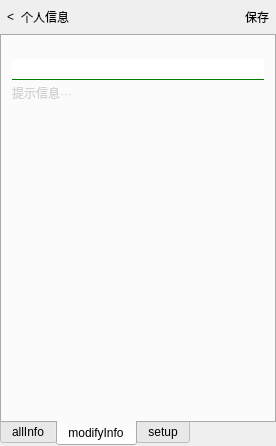
<?xml version="1.0" encoding="UTF-8"?>
<ui version="4.0">
 <class>DetailedInfoPage</class>
 <widget class="QWidget" name="DetailedInfoPage">
  <property name="geometry">
   <rect>
    <x>0</x>
    <y>0</y>
    <width>276</width>
    <height>446</height>
   </rect>
  </property>
  <property name="windowTitle">
   <string>Form</string>
  </property>
  <layout class="QVBoxLayout" name="verticalLayout" stretch="1,12">
   <property name="spacing">
    <number>0</number>
   </property>
   <property name="leftMargin">
    <number>0</number>
   </property>
   <property name="topMargin">
    <number>0</number>
   </property>
   <property name="rightMargin">
    <number>0</number>
   </property>
   <property name="bottomMargin">
    <number>0</number>
   </property>
   <item>
    <widget class="QWidget" name="widget" native="true">
     <layout class="QHBoxLayout" name="horizontalLayout">
      <property name="spacing">
       <number>0</number>
      </property>
      <property name="leftMargin">
       <number>0</number>
      </property>
      <property name="topMargin">
       <number>0</number>
      </property>
      <property name="rightMargin">
       <number>0</number>
      </property>
      <property name="bottomMargin">
       <number>0</number>
      </property>
      <item>
       <widget class="QToolButton" name="btn_cancle">
        <property name="sizePolicy">
         <sizepolicy hsizetype="Preferred" vsizetype="Preferred">
          <horstretch>0</horstretch>
          <verstretch>0</verstretch>
         </sizepolicy>
        </property>
        <property name="text">
         <string>&lt;</string>
        </property>
        <property name="autoRepeat">
         <bool>false</bool>
        </property>
        <property name="autoExclusive">
         <bool>false</bool>
        </property>
        <property name="popupMode">
         <enum>QToolButton::DelayedPopup</enum>
        </property>
        <property name="autoRaise">
         <bool>true</bool>
        </property>
       </widget>
      </item>
      <item>
       <widget class="QLabel" name="lb_tabTitle">
        <property name="text">
         <string>个人信息</string>
        </property>
       </widget>
      </item>
      <item>
       <spacer name="HSpacer">
        <property name="orientation">
         <enum>Qt::Horizontal</enum>
        </property>
        <property name="sizeHint" stdset="0">
         <size>
          <width>40</width>
          <height>20</height>
         </size>
        </property>
       </spacer>
      </item>
      <item>
       <widget class="QToolButton" name="btn_save">
        <property name="sizePolicy">
         <sizepolicy hsizetype="Preferred" vsizetype="Preferred">
          <horstretch>0</horstretch>
          <verstretch>0</verstretch>
         </sizepolicy>
        </property>
        <property name="text">
         <string>保存</string>
        </property>
        <property name="autoRaise">
         <bool>true</bool>
        </property>
       </widget>
      </item>
     </layout>
    </widget>
   </item>
   <item>
    <widget class="QTabWidget" name="tabWidget">
     <property name="tabPosition">
      <enum>QTabWidget::South</enum>
     </property>
     <property name="currentIndex">
      <number>1</number>
     </property>
     <widget class="QWidget" name="tab_allInfo">
      <attribute name="title">
       <string>allInfo</string>
      </attribute>
     </widget>
     <widget class="QWidget" name="tab_modifyInfo">
      <attribute name="title">
       <string>modifyInfo</string>
      </attribute>
      <layout class="QVBoxLayout" name="verticalLayout_3" stretch="1,2,14">
       <property name="spacing">
        <number>0</number>
       </property>
       <property name="leftMargin">
        <number>0</number>
       </property>
       <property name="topMargin">
        <number>0</number>
       </property>
       <property name="rightMargin">
        <number>0</number>
       </property>
       <property name="bottomMargin">
        <number>0</number>
       </property>
       <item>
        <spacer name="verticalSpacer">
         <property name="orientation">
          <enum>Qt::Vertical</enum>
         </property>
         <property name="sizeHint" stdset="0">
          <size>
           <width>20</width>
           <height>40</height>
          </size>
         </property>
        </spacer>
       </item>
       <item>
        <layout class="QVBoxLayout" name="verticalLayout_2">
         <property name="spacing">
          <number>0</number>
         </property>
         <property name="leftMargin">
          <number>10</number>
         </property>
         <property name="rightMargin">
          <number>10</number>
         </property>
         <item>
          <widget class="QLineEdit" name="le_infoInput">
           <property name="frame">
            <bool>false</bool>
           </property>
          </widget>
         </item>
         <item>
          <widget class="Line" name="line">
           <property name="styleSheet">
            <string notr="true">border-top: 1px solid green; </string>
           </property>
           <property name="frameShadow">
            <enum>QFrame::Sunken</enum>
           </property>
           <property name="orientation">
            <enum>Qt::Horizontal</enum>
           </property>
          </widget>
         </item>
         <item>
          <widget class="QLabel" name="lb_tip">
           <property name="styleSheet">
            <string notr="true">font: 8pt &quot;Agency FB&quot;;
color: rgb(209, 209, 209);</string>
           </property>
           <property name="text">
            <string>提示信息···</string>
           </property>
          </widget>
         </item>
        </layout>
       </item>
       <item>
        <spacer name="verticalSpacer_2">
         <property name="orientation">
          <enum>Qt::Vertical</enum>
         </property>
         <property name="sizeHint" stdset="0">
          <size>
           <width>20</width>
           <height>40</height>
          </size>
         </property>
        </spacer>
       </item>
      </layout>
     </widget>
     <widget class="QWidget" name="tab_setup">
      <attribute name="title">
       <string>setup</string>
      </attribute>
      <layout class="QVBoxLayout" name="verticalLayout_4">
       <item>
        <widget class="QLabel" name="label_4">
         <property name="text">
          <string>设置界面</string>
         </property>
        </widget>
       </item>
      </layout>
     </widget>
    </widget>
   </item>
  </layout>
 </widget>
 <resources/>
 <connections/>
</ui>
